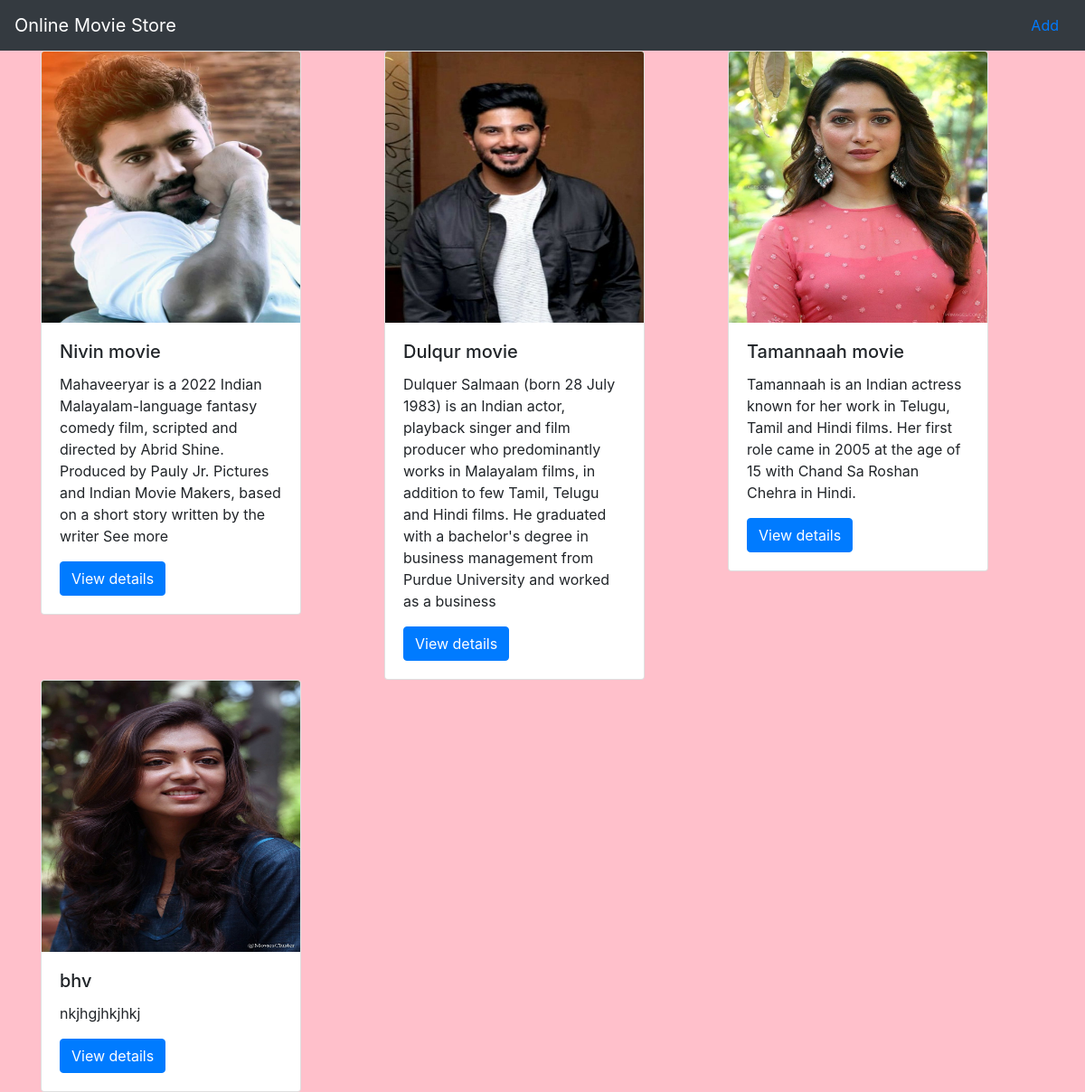
The page / on the database its author committed.
### movieapp/models.py (models this page shows, shortened)
class Movie(models.Model):
    name=models.CharField(max_length=250)
    desc=models.TextField()
    year=models.IntegerField()
    img=models.ImageField(upload_to='gallery')

### movieapp/views.py (the view)
# urls.py: path('',views.index,name='index'),
def index(request):
    movie=Movie.objects.all()
    context={
        'movie_list':movie
    }
    return render(request,'index.html',context)

### templates/index.html
{% extends 'base.html' %}
{% block body %}
<div class="container">
    <div class="row">
        {% for i in movie_list %}
        <div class="col-md-4">
            <div class="card" style="width: 18rem;">
  <img class="card-img-top" src="{{i.img.url}}" alt="Card image cap" width="250" height="300">
  <div class="card-body">
    <h5 class="card-title">{{i.name}}</h5>
    <p class="card-text">{{i.desc}}</p>
    <a href="{% url 'movieapp:detail'  i.id %}" class="btn btn-primary">View details</a>
  </div>
</div>
        </div>
        {%  endfor %}
    </div>
</div>
{% endblock %}

### templates/base.html (shortened to what this page needs)
{% load static %}
<!DOCTYPE html>
<html lang="en">
<head>
    <link rel="stylesheet" href="https://cdn.jsdelivr.net/npm/bootstrap@4.0.0/dist/css/bootstrap.min.css">
    <link rel="stylesheet" href="{% static  'style.css' %}">
</head>
<body>
<nav class="navbar navbar-dark bg-dark">
  <a class="navbar-brand" href="#">Online Movie Store</a>
  <a class="btn btn-add" href="{% url 'movieapp:add_movie' %}">Add</a>
</nav>
{% block body %}
{% endblock %}
</body>
</html>

### movieproject/static/style.css (style rules this page uses)
body { background-color:pink; }

### rows shown on the page
Movie: img (picture), name "Nivin movie", desc "Mahaveeryar is a 2022 Indian Malayalam-language fantasy comedy film, scripted and directed by Abrid Shine. Produced by Pauly Jr. Pictures and Indian Movie Makers, based on a short story written by the writer See more"
Movie: img (picture), name "Dulqur movie", desc "Dulquer Salmaan (born 28 July 1983) is an Indian actor, playback singer and film producer who predominantly works in Malayalam films, in addition to few Tamil, Telugu and Hindi films. He graduated with a bachelor's degree in business management from Purdue University and worked as a business"
Movie: img (picture), name "Tamannaah movie", desc "Tamannaah is an Indian actress known for her work in Telugu, Tamil and Hindi films. Her first role came in 2005 at the age of 15 with Chand Sa Roshan Chehra in Hindi."
Movie: img (picture), name "bhv", desc "nkjhgjhkjhkj"
